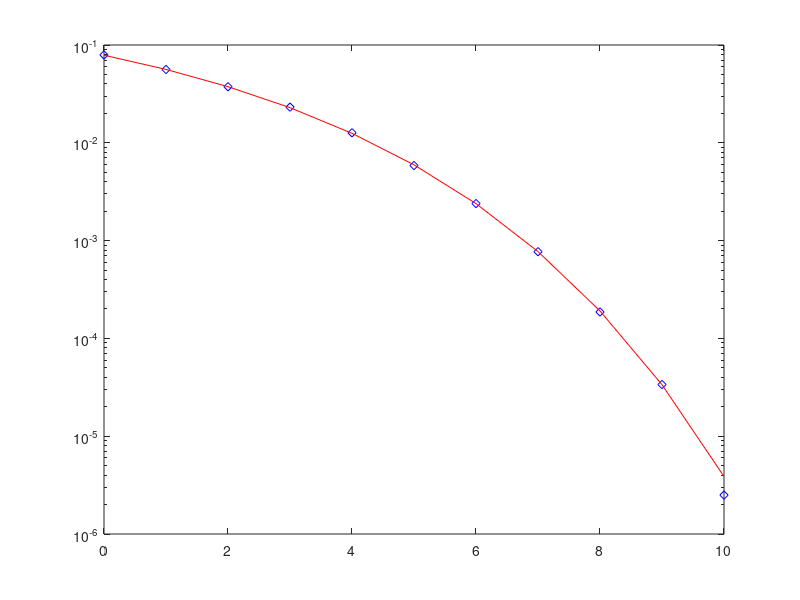
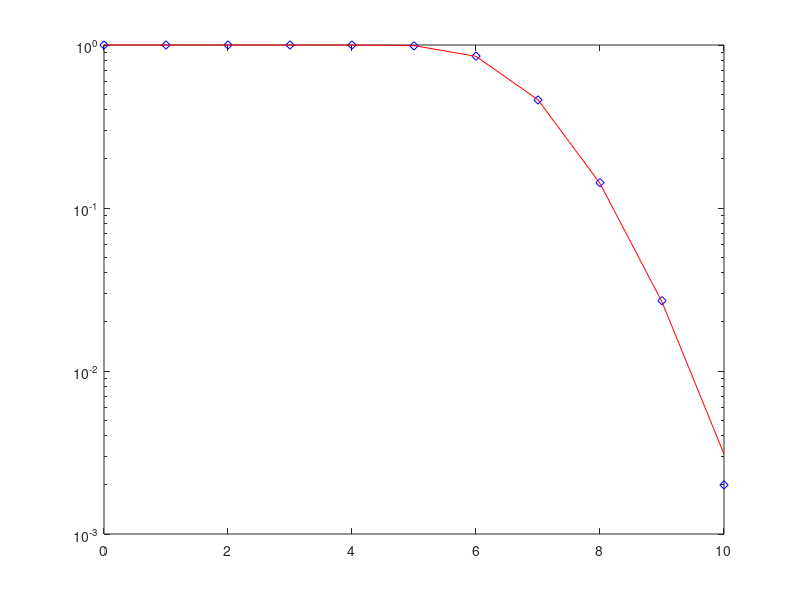

Reproduce these figures in MATLAB, in order. (Note: this script raises an error after producing the figures.)
% Complex Baseband BPSK Model
% AWGN Channel
% T. O'Farrell
% 2021.03.05

% Aim: to model BPSK in awgn

%initialisation
clc % clears the screen
clear all % clears all variables
randn('seed',0); % sets a seed for randn generator

% Variable parameters
EbN0SdB=[0,1,2,3,4,5,6,7,8,9,10]; % initialise the EbN0 loop for simulation
EbN0TdB=[0,1,2,3,4,5,6,7,8,9,10]; % initialise the EbN0 loop for theory
PkLenBytes=100; % initialise the packet length in bytes
PkNum=1000; % initialise the number of packets to be transmitted
S=1; % initialise the transmit signal power

% Derived Parameters
PkLenBits=8*PkLenBytes; % data packet length in bits (convert from bytes to bits)
TxSignalLen=PkLenBits; % number of modulation symbols per packet

% EbN0 loop
for EbN0SIndex=1:length(EbN0SdB)

    % Loop derived parameters
    EbN0S=10^(EbN0SdB(EbN0SIndex)/10); % set EbN0 value for simulation
    StDev=sqrt(S/EbN0S); % set the noise standard deviation for calibration
    
% Pk Loop
    for PkIndex=1:PkNum
    
        % Transmitter
        TxData=rand(PkLenBits,1)>0.5; % generate the binary data
        TxSymbol=2*TxData-1; % BPSK data modulation
        
        %%%%%%%%%%%%%%% RAPP comes here %%%%%%%%%%%%%%%
        
        % Complex baseband noise vector
        noise=StDev*(randn(TxSignalLen,1)+1i*randn(TxSignalLen,1))/sqrt(2);
        
        % Received signal vector
        h=1;
        %         h=(randn+1i*randn);
        RxSymbol=h*TxSymbol + noise; % add noise to transmit signal
        
        % Receiver
        RxData=real(RxSymbol/h)>0; % zero threshold detection

        %Ber measurement
        %XOR compares transmitted and received data and sum adds up all the
        %errors 
        BitErrors(PkIndex)=sum(xor(TxData,RxData));
        PkErrors(PkIndex)=BitErrors(PkIndex)>0; %BLER
        
    end
    
    % Calculate error rates
    % XOR 
    ber(EbN0SIndex)=sum(BitErrors)/(PkNum*PkLenBits);
    per(EbN0SIndex)=sum(PkErrors)/PkNum;
end

% Theoretical BER and PER
for EbN0TIndex=1:length(EbN0TdB)
    EbN0T=10^(EbN0TdB(EbN0TIndex)/10); % set EbN0 value for theory
    tber(EbN0TIndex)=erfc(sqrt(EbN0T))/2; % theoretical BPSK BER performance
    tper(EbN0TIndex)=1-(1-tber(EbN0TIndex))^PkLenBits; % theoretical BPSK PER performance
end
    
% Plot results
figure
semilogy(EbN0SdB,ber,'bd');
hold
semilogy(EbN0TdB,tber,'r-');
figure
semilogy(EbN0SdB,per,'bd');
hold
semilogy(EbN0TdB,tper,'r-');



figure
pwelch(TxSymbol,[], [], [], 1, 'centered');
title('PSD of the Signal using pwelch');
xlabel('Normalized Frequency');
ylabel('Power Spectral Density (dB/Hz)');
